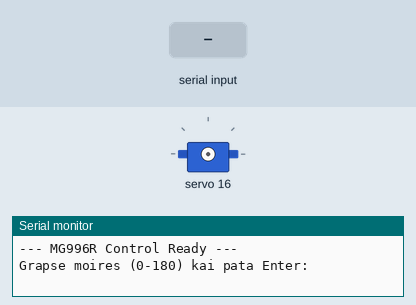
Simulated run of this sketch. Board: ESP32-C6. On the bench: servo, the last lines printed to the serial monitor. Inputs (shaded band) come from the test bench.

Above: at 1.7 s.
1.8 s: "90,45\n" received over Serial
3.3 s: "30,150\n" received over Serial
At 3.6 s:
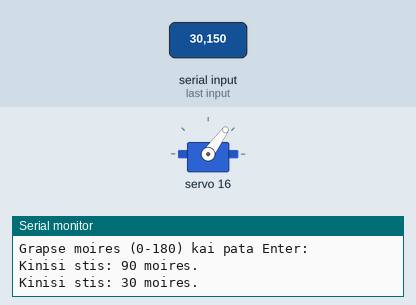
4.8 s: "5\n" received over Serial
At 6.0 s:
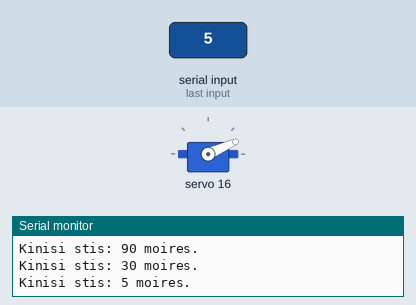
6.3 s: "90\n" received over Serial
At 7.1 s:
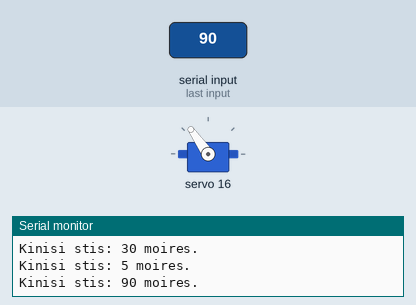
Timing chart, 0 to 8.8 s (numbered marks = the images above; inputs shaded):
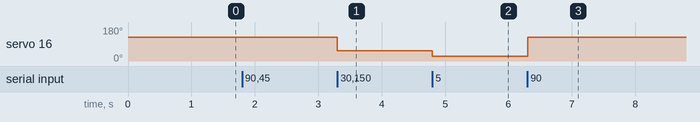

The sketch:

calibration.ino
```cpp
#include <Wire.h>
#include <Adafruit_PWMServoDriver.h>

Adafruit_PWMServoDriver pwm = Adafruit_PWMServoDriver(0x41);

// Ρυθμίσεις για MG996R
#define SERVOMIN  150
#define SERVOMAX  600

void setup() {
  Serial.begin(9600);
  while (!Serial);

  Serial.println("--- MG996R Control Ready ---");
  Serial.println("Grapse moires (0-180) kai pata Enter:");

  Wire.begin(6, 7); // Pins για ESP32-C6
  pwm.begin();
  pwm.setPWMFreq(50);

  delay(500);
}

void loop() {
  // Ελέγχει αν έχεις γράψει κάτι στο Serial Monitor
  if (Serial.available() > 0) {
    // Διαβάζει τον αριθμό που έγραψες
    int moires = Serial.parseInt();

    // Αν ο αριθμός είναι έγκυρος (0-180)
    if (moires >= 0 && moires <= 180) {
      int pulse = map(moires, 0, 180, SERVOMIN, SERVOMAX);

      Serial.print("Kinisi stis: ");
      Serial.print(moires);
      Serial.println(" moires.");

      // Στέλνει την εντολή στο κανάλι 0
      pwm.setPWM(0, 0, pulse);
    }
    // Καθαρισμός του buffer για την επόμενη είσοδο
    while(Serial.available() > 0) { Serial.read(); }
  }
}
```

Measured:
- after the input at 3.3 s, servo 16: 125° → 54° at once
- after the input at 4.8 s, servo 16: 54° → 24° at once
- after the input at 6.3 s, servo 16: 24° → 125° at once
